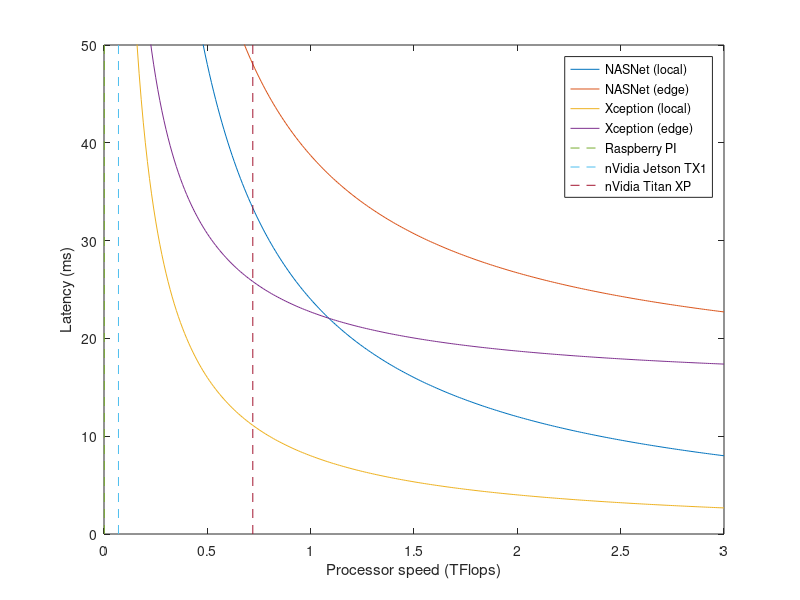

Source code (MATLAB):
clearvars
close all

% Connection capacity (Gb/s)
ul_speed = 2;
dl_speed = 2;

% Data parameters (Mb/s)
ul_rate = 603.2;
dl_rate = 279.2;
frequency = 30;

% Processor speed in Tflops
processor_speed = 0.01 : 0.01 : 3;

% Neural network complexity (Gflop)
complexities = [24, 8];

delay_local = zeros(2, length(processor_speed));
delay_edge = zeros(2, length(processor_speed));

communication = ul_rate / ul_speed / frequency + dl_rate / dl_speed / frequency;

for i = 1 : length(complexities)
    complexity = complexities(i);
    for j = 1 : length(processor_speed)
        computing = complexity / processor_speed(j);
        delay_local(i, j) = computing;
        delay_edge(i,j) = computing + communication;
    end
end

plot(processor_speed, delay_local(1, :))
hold on
plot(processor_speed, delay_edge(1, :))
plot(processor_speed, delay_local(2, :))
plot(processor_speed, delay_edge(2, :))
plot([0.0016, 0.0016],[0, 100], '--')
plot([0.07, 0.07],[0, 100], '--')
plot([0.72, 0.72],[0, 100], '--')
ylim([0, 50])
xlabel('Processor speed (TFlops)')
ylabel('Latency (ms)')
legend('NASNet (local)','NASNet (edge)', 'Xception (local)', 'Xception (edge)','Raspberry PI', 'nVidia Jetson TX1', 'nVidia Titan XP')